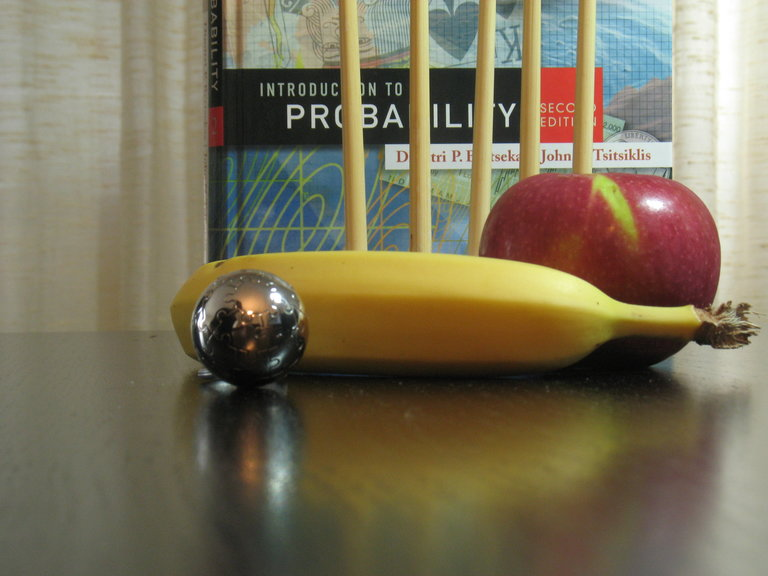
#> input picture ex2/data/Banana/rsz_capture_00001.jpg, 768 x 576 px; its folder holds only this picture in this run
$ python -i impro_4.py   (imports and definitions only)   (older library calls are emulated)
#> lines starting #> are read from the running program, lines starting #| are printed output that depends on the picture
### ex2/sol4_utils.py
from imageio import imread
import numpy as np
from skimage.color import rgb2gray
from scipy.ndimage.filters import convolve
from scipy.signal import convolve2d

GAUSS_BASE = np.array([[1, 1]], dtype="float64")


# [16 lines left out: function read_image, not called in this run]


def __create_one_dimension_gaussian(size):
    """
    Create gaussian with one dimension
    :param size: int, size of gaussian
    :return: numpy array, the gaussian
    """
    gaussian = np.array([[1]], dtype="float64")
    for i in range(size - 1):
        gaussian = convolve2d(gaussian, GAUSS_BASE)
    coefficient = np.sum(gaussian)

    return gaussian / coefficient


# [44 lines left out: functions __extension, __shrink, build_gaussian_pyramid, not called in this run]


def blur_spatial(im, kernel_size):
    """
    Blur given image by gaussian in given size.
    :param im: float64 dtype.
    :param kernel_size: odd int.
    :return: float64 dtype blurred image.
    """
    gaussian_1d = __create_one_dimension_gaussian(kernel_size)
    return convolve(convolve(im, gaussian_1d), np.array(gaussian_1d).T)

### ex2/impro_4.py
import ex2.sol4_utils as sol4_utils
import numpy as np
import os
import shutil
import matplotlib.pyplot as plt
from scipy.ndimage.filters import convolve
from scipy.ndimage.morphology import generate_binary_structure
from scipy.ndimage.filters import maximum_filter
from scipy.ndimage import label, center_of_mass, map_coordinates
# from scipy.misc import imsave

DER_X = [[1, 0, -1]]
DER_Y = [[1], [0], [-1]]


def harris_corner_detector(im):
    """
    Detects harris corners.
    Make sure the returned coordinates are x major!!!
    :param im: A 2D array representing an image.
    :return: An array with shape (N,2), where ret[i,:] are the [x,y]
        coordinates
    of the ith corner points.
    """
    # Derivatived images
    i_x = convolve(im, DER_X)
    i_y = convolve(im, DER_Y)

    # Elements of harris matrix
    i_x_2 = sol4_utils.blur_spatial(i_x ** 2, 3)
    i_y_2 = sol4_utils.blur_spatial(i_y ** 2, 3)
    i_x_y = sol4_utils.blur_spatial(i_x * i_y, 3)

    # Get response formulation of image
    det_mat = i_x_2 * i_y_2 - (i_x_y ** 2)
    trace_mat = i_x_2 + i_y_2
    response_mat = det_mat - 0.04 * (trace_mat ** 2)

    return np.fliplr(np.argwhere(non_maximum_suppression(response_mat)))


# [315 lines left out: functions sample_descriptor, find_features, match_features, apply_homography, ransac_homography, display_matches and 6 more, not called in this run]


def non_maximum_suppression(image):
    """
    Finds local maximas of an image.
    :param image: A 2D array representing an image.
    :return: A boolean array with the same shape as the input image, where
        True indicates local maximum.
    """
    # Find local maximas.
    neighborhood = generate_binary_structure(2, 2)
    local_max = maximum_filter(image, footprint=neighborhood) == image
    local_max[image < (image.max() * 0.1)] = False

    # Erode areas to single points.
    lbs, num = label(local_max)
    centers = center_of_mass(local_max, lbs, np.arange(num) + 1)
    centers = np.stack(centers).round().astype(np.int)
    ret = np.zeros_like(image, dtype=np.bool)
    ret[centers[:, 0], centers[:, 1]] = True

    return ret


# [28 lines left out: function spread_out_corners, not called in this run]


class PanoramicVideoGenerator:
    """
    Generates panorama from a set of images.
    """

    # [166 lines left out: functions __init__, align_images, generate_panoramic_images, save_panoramas_to_video, show_panorama, not called in this run]

>>> import cv2
>>> picture = cv2.imread('data/Banana/rsz_capture_00001.jpg', cv2.IMREAD_GRAYSCALE)
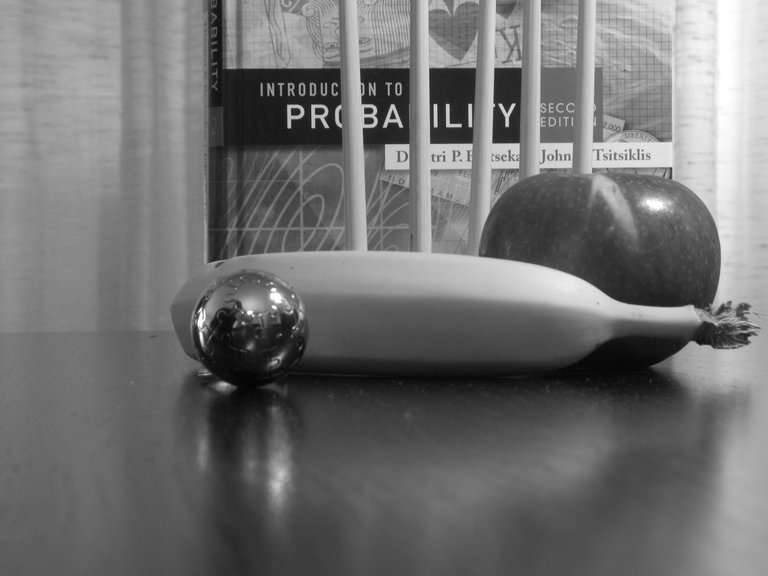
#> picture: shape (576, 768); min 3, max 255, mean 113.1
>>> result = harris_corner_detector(picture)
#> in harris_corner_detector, `i_x = convolve(im, DER_X)`:
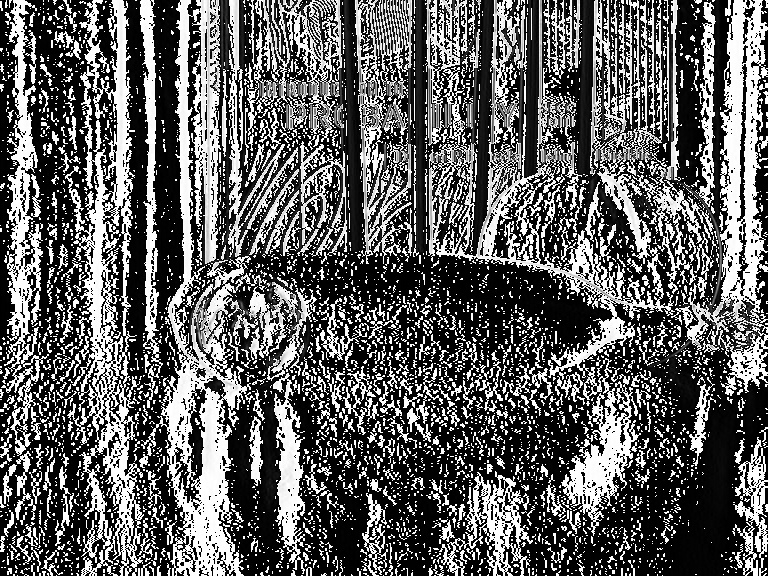
#> i_x: shape (576, 768); min 0, max 255, mean 96
#> in harris_corner_detector, `i_y = convolve(im, DER_Y)`:
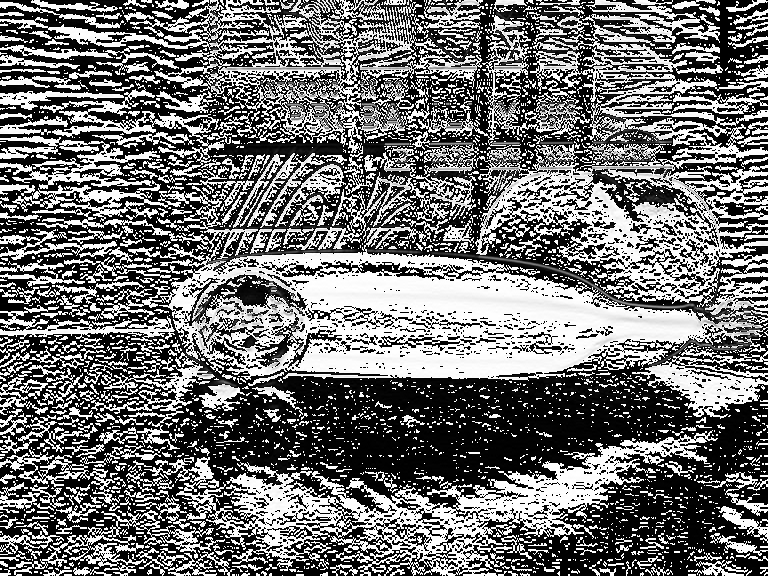
#> i_y: shape (576, 768); min 0, max 255, mean 113.3
#> call 3 of blur_spatial, with kernel_size = 3
#> in blur_spatial (call 3), `return convolve(convolve(im, gaussian_1d), np.array(gaussian_1d).T)`:
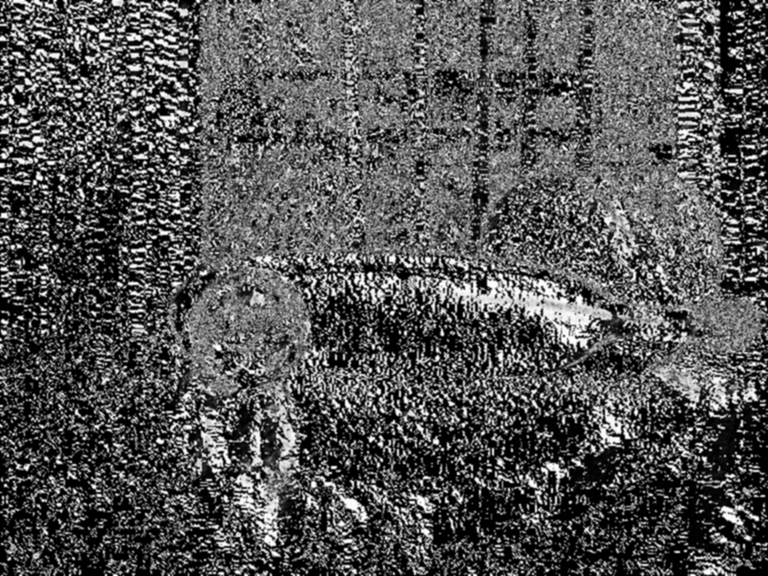
#> returned value: shape (576, 768); min 0, max 255, mean 84.1
#> in harris_corner_detector, `det_mat = i_x_2 * i_y_2 - (i_x_y ** 2)`:
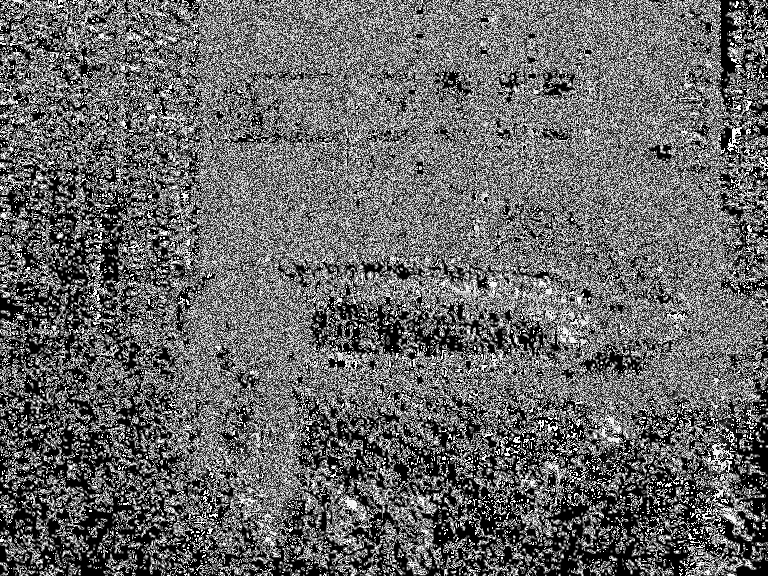
#> det_mat: shape (576, 768); min 0, max 255, mean 103.4
#> in non_maximum_suppression, `local_max = maximum_filter(image, footprint=neighborhood) == image`: local_max: shape (576, 768) bool; 11.8% white in thin lines or dots
#> in non_maximum_suppression, `local_max[image < (image.max() * 0.1)] = False`:
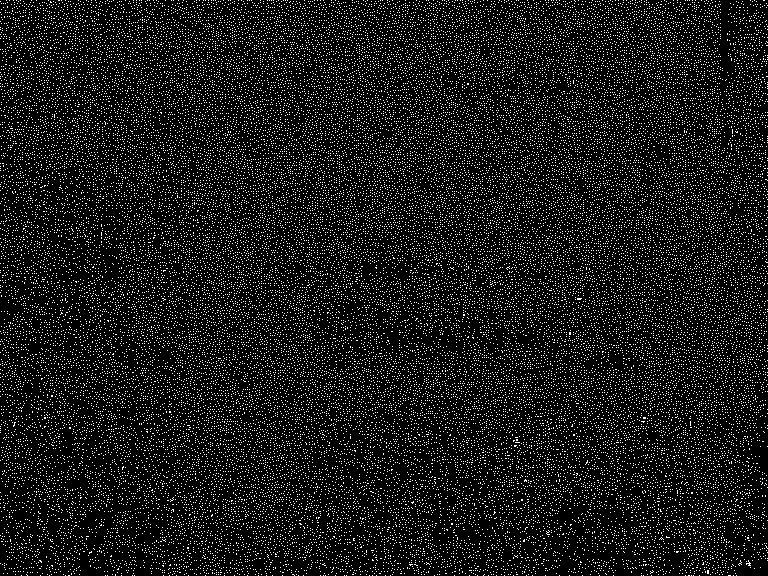
#> local_max: shape (576, 768) bool; 10.1% white in thin lines or dots
#> in non_maximum_suppression, `lbs, num = label(local_max)`:
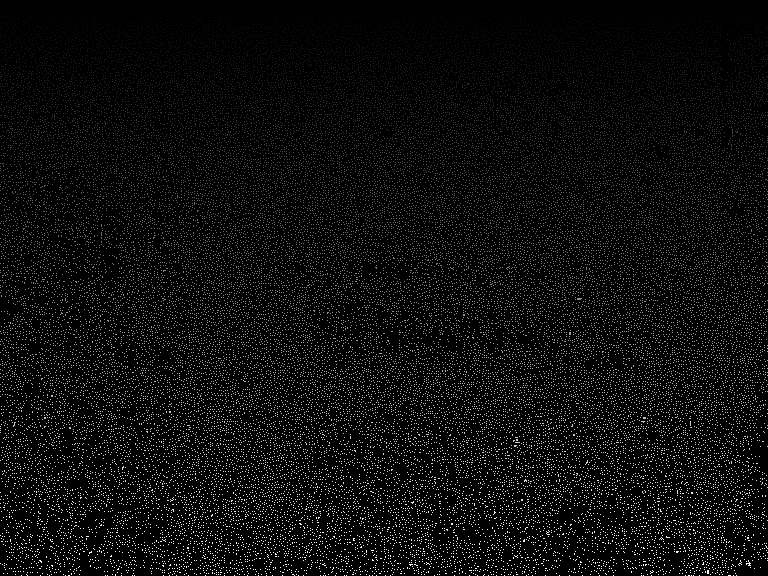
#> lbs: shape (576, 768) int32; min 0, max 43080, mean 2195; drawn with min black and max white
#> in non_maximum_suppression, `lbs, num = label(local_max)`: num = 43080
#> in non_maximum_suppression, `centers = center_of_mass(local_max, lbs, np.arange(num) + 1)`: centers = 43080 items
#> in non_maximum_suppression, `centers = np.stack(centers).round().astype(np.int)`: centers = 43080 pairs, first value 0 to 575, second value 0 to 767
#> result = 43080 pairs, first value 0 to 767, second value 0 to 575

$ run again, on ex2/data/Banana/rsz_capture_00003.jpg
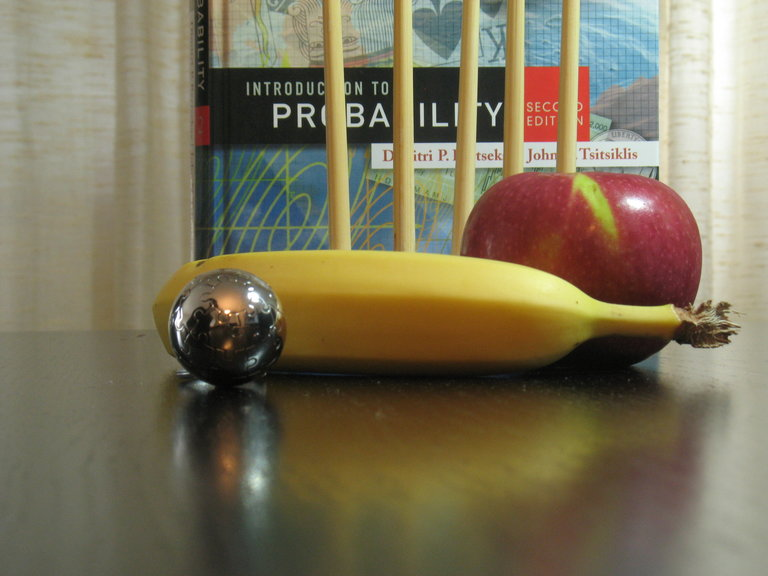
#> input picture ex2/data/Banana/rsz_capture_00003.jpg, 768 x 576 px
#> in non_maximum_suppression, `local_max = maximum_filter(image, footprint=neighborhood) == image`:
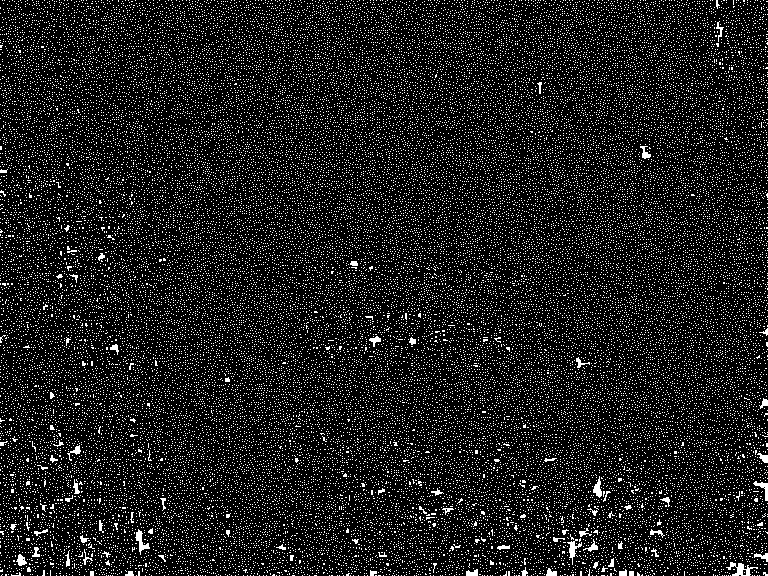
#> local_max: shape (576, 768) bool; 11.7% white in thin lines or dots
#> in non_maximum_suppression, `lbs, num = label(local_max)`:
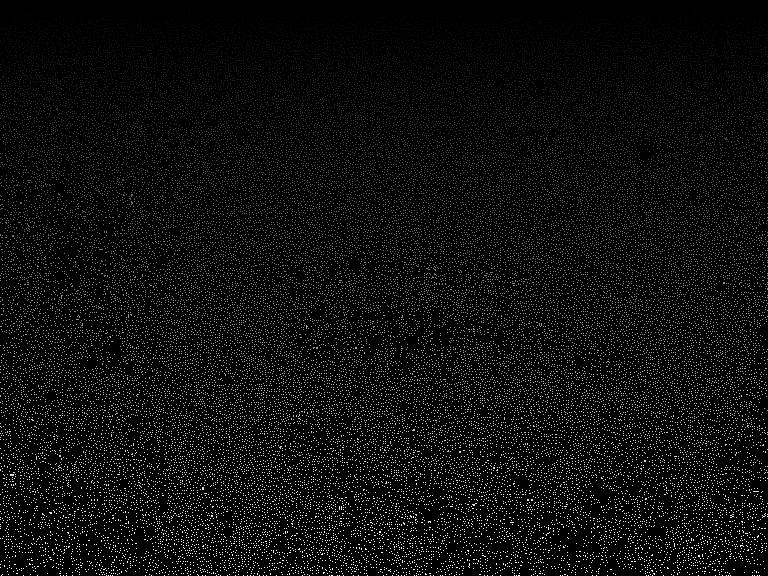
#> lbs: shape (576, 768) int32; min 0, max 43250, mean 2211.2; drawn with min black and max white
#> num = 43250
#> in non_maximum_suppression, `centers = center_of_mass(local_max, lbs, np.arange(num) + 1)`: centers = 43250 items
#> in non_maximum_suppression, `centers = np.stack(centers).round().astype(np.int)`: centers = 43250 pairs, first value 0 to 575, second value 0 to 767
#> result = 43250 pairs, first value 0 to 767, second value 0 to 575
